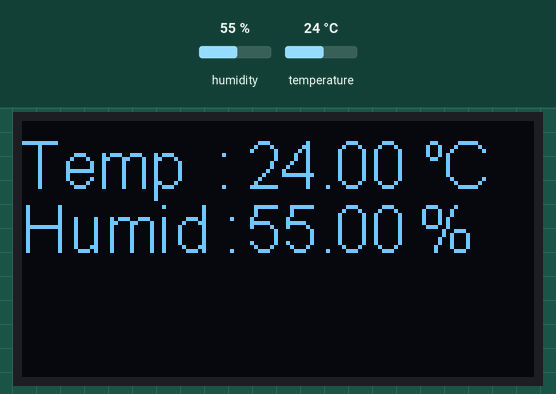
Bench run of a sketch on a simulated ESP8266 (NodeMCU). On the bench: 128×64 one-colour display. Inputs (shaded band) come from the test bench; at power-on: humidity 55 %, temperature 24 °C. WiFi joins after 1.5 s; servers stay silent unless stated; what the sketch prints to the serial monitor is not drawn.

Above: at 2.7 s.
2.8 s: humidity set to 22 %
At 15.1 s:
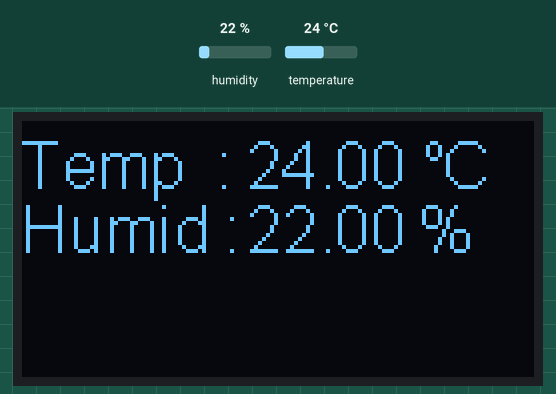
15.4 s: temperature set to 12 °C
At 27.3 s:
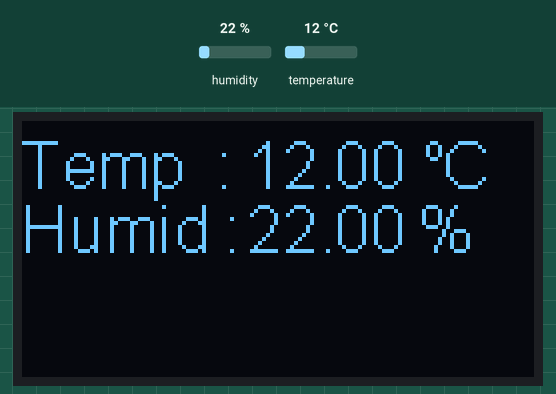
27.6 s: humidity set to 40 %
At 38.8 s:
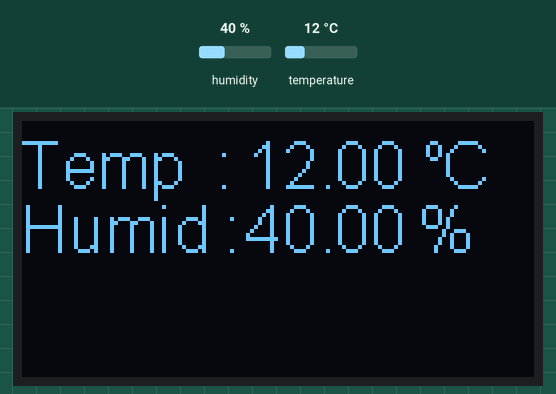
39.9 s: temperature set to 19 °C
At 51.2 s:
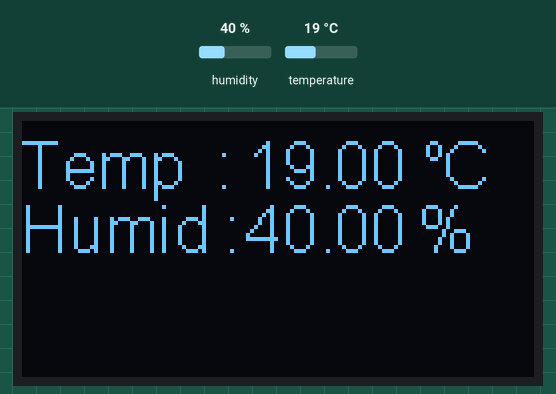
Timing chart, 0 to 52.7 s (numbered marks = the images above; inputs shaded):
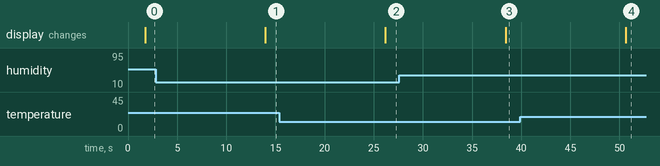

Measured:
- after the input at 2.8 s, the display: changes after 11.2 s (image 1)
- after the input at 15.4 s, the display: changes after 10.8 s (image 2)
- after the input at 27.6 s, the display: changes after 10.8 s (image 3)
- after the input at 39.9 s, the display: changes after 10.7 s (image 4)

The sketch:

Temp_Humid_ThingSpeak_SSD1306.ino
```cpp
#include "SSD1306.h"
#include <DHT.h>
#include <ESP8266WiFi.h>

#define DHTPIN  16   // D0
#define DHTTYPE DHT22

const char* ssid = "IoTStLabs";
const char* password = "fold1108";

const char* server = "api.thingspeak.com";
String apiKey = "WL5S2DCJMV021WWG";

WiFiClient client;
SSD1306  display(0x3c, D3, D5);
DHT dht(DHTPIN, DHTTYPE, 15);

void setup() {
  Serial.begin(9600);
  Serial.println();
  Serial.println("DHT22/SSD1306");
  Serial.println("ThingSpeak");

  dht.begin();

  display.init();
  display.flipScreenVertically();
  display.setTextAlignment(TEXT_ALIGN_LEFT);
  display.setFont(ArialMT_Plain_16);
  display.drawString(0, 10, "DHT22/SSD1306");
  display.drawString(0, 26, "ThingSpeak");
  display.display();

  Serial.println();
  Serial.println();
  Serial.print("Connecting to ");
  Serial.println(ssid);

  WiFi.begin(ssid, password);

  while (WiFi.status() != WL_CONNECTED) {
    delay(500);
    Serial.print(".");
  }
  Serial.println("");
  Serial.println("WiFi connected!!");
}

void loop() {
  float t, h;
  String  temp, humi;
  t = dht.readTemperature();
  h = dht.readHumidity();
  temp = t;
  humi = h;

  if (isnan(h) || isnan(t)) {
    Serial.println("Fail to read!!");
    display.clear();
    display.drawString(0, 2, "Fail to read!!");
    display.display();
    return;
  }

  if (client.connect(server,80)) {  //   "184.106.153.149" or api.thingspeak.com
    String postStr = apiKey;
           postStr +="&field1=";
           postStr += String(t);
           postStr +="&field2=";
           postStr += String(h);
           postStr += "\r\n\r\n";

    client.print("POST /update HTTP/1.1\n");
    client.print("Host: api.thingspeak.com\n");
    client.print("Connection: close\n");
    client.print("X-THINGSPEAKAPIKEY: "+apiKey+"\n");
    client.print("Content-Type: application/x-www-form-urlencoded\n");
    client.print("Content-Length: ");
    client.print(postStr.length());
    client.print("\n\n");
    client.print(postStr);

    Serial.print("Temp : ");
    Serial.print(t);
    Serial.print(" ^C,\t Humidity: ");
    Serial.print(h);
    Serial.println("%");

    display.clear();
    display.setFont(ArialMT_Plain_10);
    display.drawString(100, 0, "o");
    display.setFont(ArialMT_Plain_16);
    display.drawString(0, 2, "Temp  :             C");
    display.drawString(56, 2, temp);
    display.drawString(0, 18, "Humid :           %");
    display.drawString(56, 18, humi);
    display.display();
  }
  client.stop();

  Serial.println("Waiting...");
  // ThingSpeak 무료 계정은 업데이트 주기가 15초임
  delay(12000);
}
```
